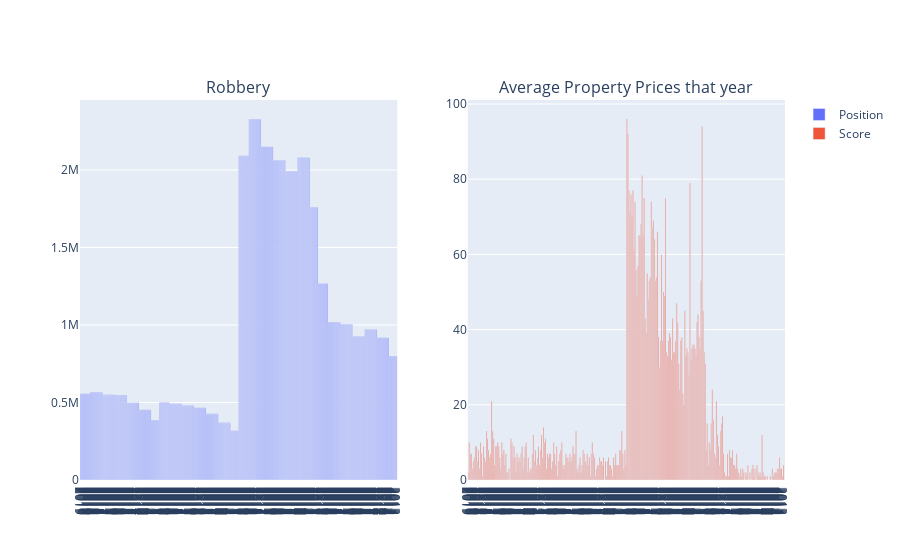

Here is the notebook cell this chart was saved with:
### Code cell
import pandas as pd
from plotly.subplots import make_subplots
import plotly.graph_objs as go

fig = make_subplots(rows=1, cols=2,
                    subplot_titles=["Robbery",
                                    "Average Property Prices that year"]
                   )
fig.add_trace(go.Bar(x=df.index,
                     y=df["Average Property Prices that year"],
                     name="Position"),
             row=1, col=1)
fig.add_trace(go.Bar(x=df.index,
                     y=df["Robbery"],
                     name="Score"),
             row=1, col=2)
fig['layout']['xaxis1'].update(dict(
        tickmode = 'array',
        tickvals = df.index,
        ticktext = df["date"]))

fig['layout']['xaxis2'].update(dict(
        tickmode = 'array',
        tickvals = df.index,
        ticktext = df["date"]))

fig.show()

### Figure 1 — Plotly figure (JSON) as saved in the notebook; plotly's stock layout.template omitted (floating-point values rounded to 4 significant figures; data arrays with more than 128 entries replaced by an {"elided": "..."} marker saying what was removed)
{"data": [{"name": "Position", "type": "bar", "x": {"elided": "312 int values"}, "xaxis": "x", "y": {"elided": "312 float values"}, "yaxis": "y"}, {"name": "Score", "type": "bar", "x": {"elided": "312 int values"}, "xaxis": "x2", "y": {"elided": "312 int values"}, "yaxis": "y2"}], "layout": {"annotations": [{"font": {"size": 16}, "showarrow": false, "text": "Robbery", "x": 0.225, "xanchor": "center", "xref": "paper", "y": 1, "yanchor": "bottom", "yref": "paper"}, {"font": {"size": 16}, "showarrow": false, "text": "Average Property Prices that year", "x": 0.775, "xanchor": "center", "xref": "paper", "y": 1, "yanchor": "bottom", "yref": "paper"}], "xaxis": {"anchor": "y", "domain": [0, 0.45], "tickmode": "array", "ticktext": {"elided": "312 int values"}, "tickvals": {"elided": "312 int values"}}, "xaxis2": {"anchor": "y2", "domain": [0.55, 1], "tickmode": "array", "ticktext": {"elided": "312 int values"}, "tickvals": {"elided": "312 int values"}}, "yaxis": {"anchor": "x", "domain": [0, 1]}, "yaxis2": {"anchor": "x2", "domain": [0, 1]}}}
